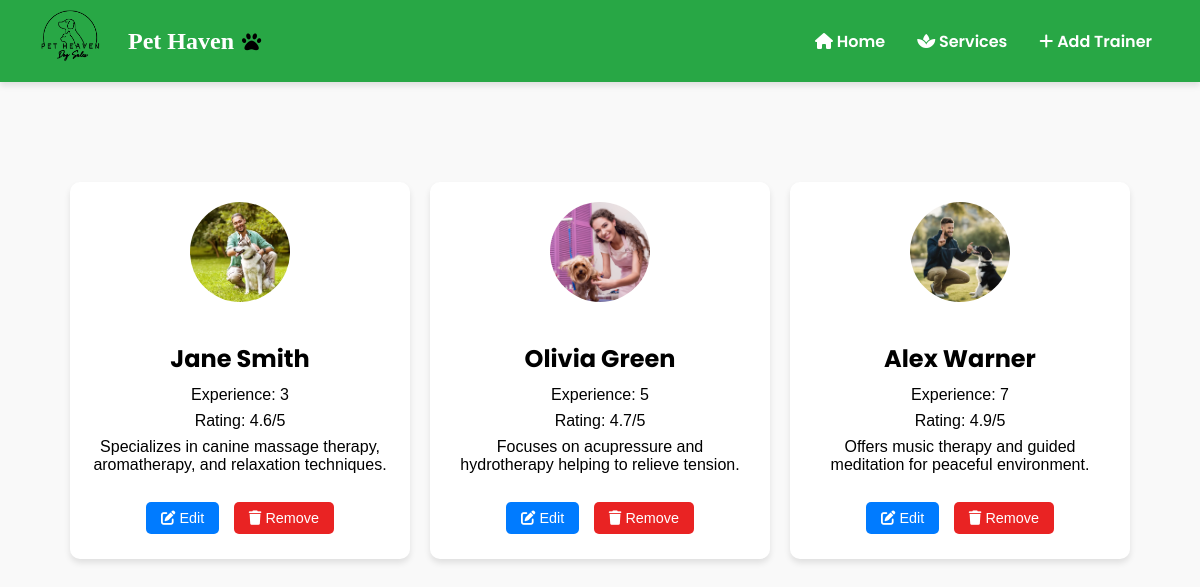
Before: /admin_services/2/admin_trainer with the older database file.
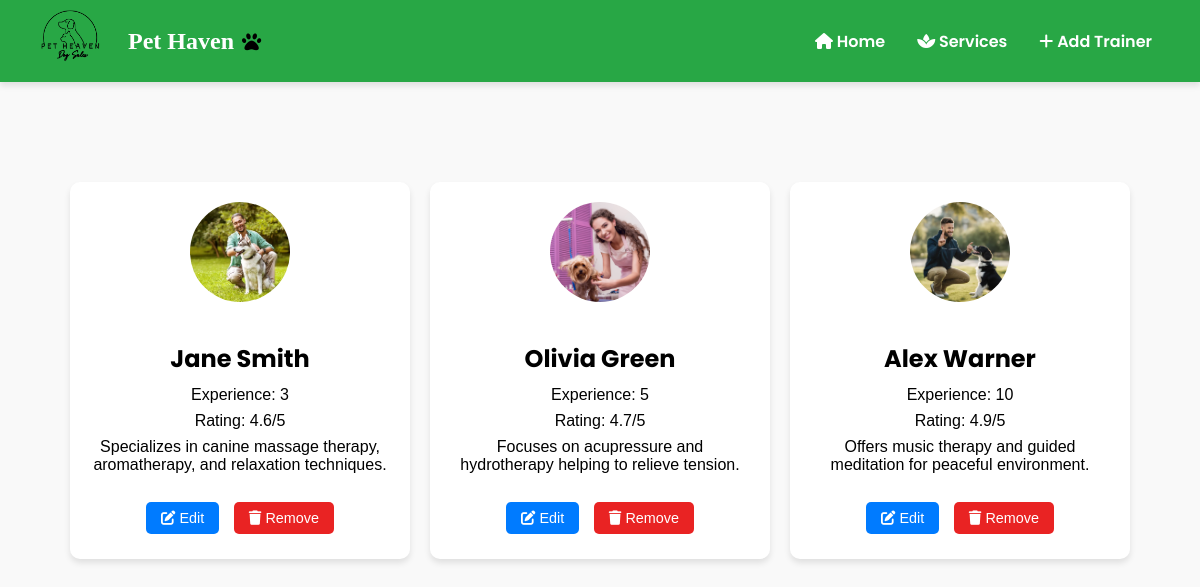
After: the same page with the newer database file.
### models.py (models this page shows, shortened)
class Trainer(db.Model):
    id = db.Column(db.Integer, primary_key=True)
    service_id = db.Column(db.Integer, db.ForeignKey('service.id'), nullable=False)
    tname = db.Column(db.String(100), nullable=False)  # Trainer name
    experience = db.Column(db.String(100), nullable=False)
    rating = db.Column(db.Float, nullable=False)
    description = db.Column(db.Text, nullable=False)
    mobile_number = db.Column(db.String(15), unique=True)
    profile_pic = db.Column(db.String(200), nullable=False)
    status = db.Column(db.String(20), default='active')
    service = db.relationship('Service', backref=db.backref('trainers', lazy=True))

### app.py (the view)
@app.route('/admin_services/<int:service_id>/admin_trainer')
def admin_trainer(service_id):
    service = Service.query.get_or_404(service_id)
    return render_template('admin_trainer.html', service=service)

### templates/admin_trainer.html (shortened to what this page needs)
<!DOCTYPE html>
    <html lang="en">
      <head>
        <link rel="stylesheet" href="{{ url_for('static', filename='css/trainers.css') }}" />
        <link rel="stylesheet" href="https://cdnjs.cloudflare.com/ajax/libs/font-awesome/6.0.0/css/all.min.css">
      </head>
      <body>
        <nav class="navbar">
          <div class="logo">
             <img src="{{ url_for('static', filename='images/logo1.png') }}" alt="Pet Heaven Logo">
       <span>Pet Haven</span>
         </div>
         <ul class="nav-links">
           <li><a href="/admin_dashboard" class="nav-link" id="home-link"><i class="fas fa-home"></i> Home</a></li>
           <li><a href="/admin_services" class="nav-link" id="services-link"><i class="fa-solid fa-spa"></i> Services</a></li>
           <li><a href="{{ url_for('add_trainer', service_id=service.id) }}" class="nav-link"><i class="fas fa-plus"></i> Add Trainer</a></li>
         </ul>
      </nav>
  </head>
  <body>
    <div class="trainer-grid">
      {% for trainer in service.trainers %}
      <div class="trainer-card">
        <img
          src="{{ url_for('static', filename=trainer.profile_pic) }}"
          alt="{{ trainer.tname }}"
          onerror="this.src='{{ url_for('static', filename='images/default-image.jpg') }}';"
        />
        <h3>{{ trainer.tname }}</h3>
        <p class="experience">Experience: {{ trainer.experience }}</p>
        <p class="rating">Rating: {{ trainer.rating }}/5</p>
        <p>{{ trainer.description }}</p>
        <div class="action-buttons">
          <a href="{{ url_for('edit_trainer', service_id=service.id, trainer_id=trainer.id) }}" class="edit-btn"> <i class="fa fa-edit"></i> Edit</a>
          <form action="{{ url_for('delete_trainer', service_id=service.id, trainer_id=trainer.id) }}" method="POST" style="display: inline;">
            <button type="submit" class="delete-btn" onclick="return confirm('Are you sure you want to delete this trainer?')">
              <i class="fa fa-trash"></i> Remove
            </button>
          </form>
        </div>
      </div>
      {% endfor %}
    </div>
    </body>
    </html>

Changed rows visible on the page:
changed Trainer "Alex Warner": experience "7" → "10"
